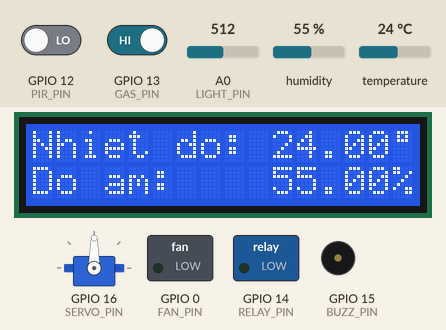
Simulated run of this sketch. Board: ESP8266 (NodeMCU). On the bench: servo, 16×2 character LCD, switched loads named in the sketch (green lamp = pin HIGH), buzzer (waves = sounding, pin HIGH). Inputs (shaded band) come from the test bench; at power-on: temperature 24 °C, A0 (LIGHT_PIN) = 512, GPIO 12 (PIR_PIN) LOW, GPIO 13 (GAS_PIN) HIGH, humidity 55 %. WiFi joins after 1.5 s; servers stay silent unless stated; what the sketch prints to the serial monitor is not drawn.

Above: at 2.7 s.
2.8 s: temperature set to 0 °C
At 7.7 s:
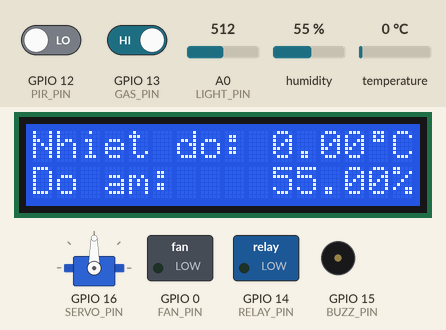
8.4 s: A0 (LIGHT_PIN) set to 616
15.4 s: A0 (LIGHT_PIN) set to 636
21.9 s: GPIO 12 (PIR_PIN) driven HIGH
At 26.4 s:
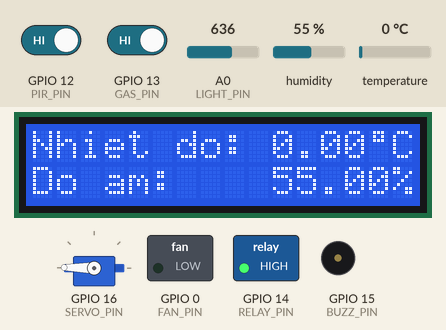
27.0 s: GPIO 13 (GAS_PIN) driven LOW
At 31.5 s:
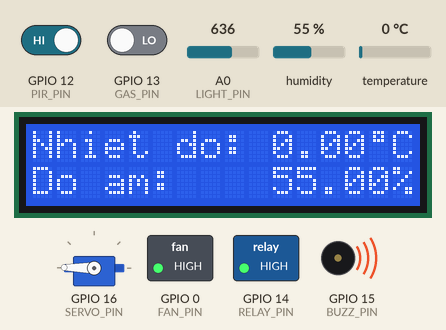
32.3 s: GPIO 12 (PIR_PIN) driven LOW
At 40.6 s:
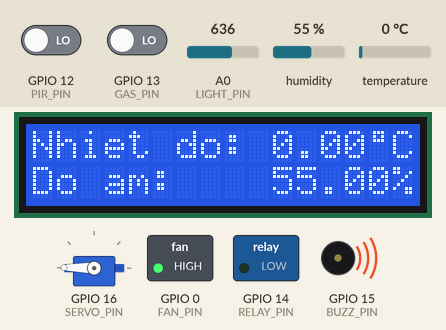
Timing chart, 0 to 41.7 s (numbered marks = the images above; inputs shaded):
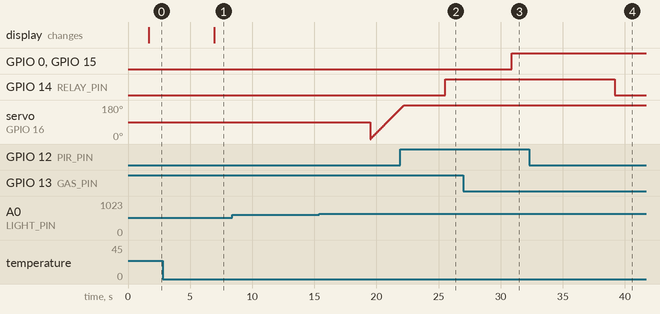

Measured:
- after the input at 2.8 s, the display: changes after 4.1 s (image 1)
- after the input at 8.4 s, every drawn part: stays the same
- after the input at 21.9 s, GPIO 14 (RELAY_PIN): LOW → HIGH after 3.6 s
- after the input at 27.0 s, GPIO 0 (FAN_PIN), GPIO 15 (BUZZ_PIN): LOW → HIGH after 3.9 s
- after the input at 32.3 s, GPIO 14 (RELAY_PIN): HIGH → LOW after 6.9 s

The sketch:

giamsat.ino
```cpp
// Thêm thư viện LCD_I2C
#include <LiquidCrystal_I2C.h>
#include <DHT.h>
#include <ESP8266WiFi.h>
#include <ESP8266WebServer.h>
#include <Servo.h>

Servo servo;

char* ssid = "Vuong Phuong Thao 2";
char* password = "thao210794";

IPAddress server(192, 168, 0, 80);    // the fix IP address of the server
WiFiClient client;

// Khai báo các chân nối với cảm biến, relay và button
#define SERVO_PIN 16 // Động cơ rèm tự động
#define RELAY_PIN 14 // digital 0
#define BUZZ_PIN 15
#define FAN_PIN 0
#define PIR_PIN 12 // digital 1
#define GAS_PIN 13
#define LIGHT_PIN A0 // analog A0
#define LIGHT_MIN1 50 // ngưỡng ánh sáng coi là tối để bật đèn, tùy chỉnh theo nhu cầu
#define LIGHT_MIN2 60 // ngưỡng ánh sáng coi là tối để mở rèm, tùy chỉnh theo nhu cầu
#define LIGHT_ON_DURATION 3000 // 3s, thời gian tắt đèn sau khi không còn chuyển động

#define DHT_PIN 2
#define DHTTYPE DHT11
DHT dht(DHT_PIN, DHTTYPE);

byte degree[8] = {
  0B01110,
  0B01010,
  0B01110,
  0B00000,
  0B00000,
  0B00000,
  0B00000,
  0B00000
};

int lcdColumns = 16;
int lcdRows = 2;
int pos = 0; // Thiet lap vi tri ban dau cho dong co servo

LiquidCrystal_I2C lcd(0x27, lcdColumns, lcdRows);

int lightStatus = 0;
boolean relayStatus = false;
boolean gasStatus = false;
boolean buzzStatus = false;
boolean fanStatus = false;
boolean curtainStatus = false;
unsigned long lastMotionDetected = 0; // lưu thời gian lần cuối phát hiện chuyển động

void setup() {
  WiFi.begin(ssid, password);
  while (WiFi.status() != WL_CONNECTED) {
    Serial.print(".");
    delay(500);
  }
  Serial.begin(9600);
  dht.begin();
  // Thiết lập chế độ hoạt động của các chân
  pinMode(PIR_PIN, INPUT);
  pinMode(RELAY_PIN, OUTPUT);
  pinMode(GAS_PIN, INPUT);
  pinMode(BUZZ_PIN, OUTPUT);
  pinMode(DHT_PIN, INPUT);
  pinMode(FAN_PIN, OUTPUT);
  servo.attach(SERVO_PIN);

  // initialize LCD
  lcd.init();
  // turn on LCD backlight
  lcd.backlight();

  lcd.print("Nhiet do: ");
  lcd.setCursor(0, 1);
  lcd.print("Do am: ");

  lcd.createChar(1, degree);
}

void loop() {
  // 1. hiển thị giá trị nhiệt độ, độ ẩm lên LCD
  float t = dht.readTemperature();
  float h = dht.readHumidity();


  Serial.print("Nhiet do:");
  Serial.println(t);
  Serial.print("Do am:");
  Serial.println(h);
  if (isnan(t) || isnan(h)) { // Kiểm tra xem thử việc đọc giá trị có bị thất bại hay không. Hàm isnan bạn xem tại đây http://arduino.vn/reference/isnan
  }
  else {
    lcd.setCursor(10, 0);
    lcd.print(round(t));
    lcd.write(1);
    lcd.print("C");

    lcd.setCursor(10, 1);
    lcd.print(round(h));
    lcd.print("%");
  }

  // 2. Đèn nhà vệ sinh sáng khi có người đi qua, sau 3s sẽ tự động tắt
  // Đọc trạng thái ánh sáng hiện tại từ quang trở và đổi ra %
  lightStatus = analogRead(A0) * 100 / 1024;
  Serial.println("Độ sáng môi trường");
  Serial.println(lightStatus);
  //  Serial.print("Trang thai anh sang hien tai: "); Serial.print(lightStatus); Serial.println("%");
  int motionDetected = digitalRead(PIR_PIN);
  if (motionDetected) {
    Serial.println("Phat hien chuyen dong");
    // Nếu trời tối hơn mức quy định và đèn đang tắt thì bật đèn
    if (lightStatus > LIGHT_MIN1 && !relayStatus) {
      Serial.println("Phat hien chuyen dong va troi toi, yeu cau bat den");
      digitalWrite(RELAY_PIN, HIGH);
      relayStatus = true;
    }
    lastMotionDetected = millis(); // Lưu thời gian lần cuối phát hiện chuyển động
  }
  // Nếu đèn đang bật, kiểm tra để tắt nếu không có chuyển động sau 1 thời gian quy định
  if (relayStatus) {
    unsigned long current = millis();
    if (current - lastMotionDetected > LIGHT_ON_DURATION) {
      Serial.println("Khong phat hien chuyen dong sau mot thoi gian, yeu cau tat den");
      digitalWrite(RELAY_PIN, LOW);
      relayStatus = false;
    }
  }

  // 3.Cảnh báo rò khí gas
  gasStatus = !digitalRead(GAS_PIN);
  Serial.println(digitalRead(13));
  Serial.println(gasStatus);
  if (gasStatus) {
    Serial.println("Có rò khí gas, bật báo động...");

    // khi phat hien có rò gas bật còi báo động, quạt, mở cửa sổ bếp
    digitalWrite(BUZZ_PIN, HIGH);
    digitalWrite(FAN_PIN, HIGH);
    fanStatus = true;
    buzzStatus = true;
    delay(3000);
  } else {
    Serial.println("Không phát hiện rò khí gas");
    digitalWrite(BUZZ_PIN, LOW);
    digitalWrite(FAN_PIN, LOW);
    fanStatus = false;
    buzzStatus = false;
  }
  delay(2000);
  // 4. Rèm tự động đóng/mở theo độ sáng môi trường
  if (( lightStatus > LIGHT_MIN2) && (pos == 0)) // trời sáng
  {
    curtainStatus = false;
    for (pos = 0; pos < 180; pos += 1) // cho servo quay từ 0->179 độ
    { // mỗi bước của vòng lặp tăng 1 độ
      servo.write(pos);              // xuất tọa độ ra cho servo
      delay(15);                       // đợi 15 ms cho servo quay đến góc đó rồi tới bước tiếp theo
    }
    digitalWrite(SERVO_PIN, LOW);
  }
  if ((lightStatus <= LIGHT_MIN2) && (pos == 180)) // trời tối
  {
    curtainStatus = true;
    for (pos = 180; pos >= 1; pos -= 1) // cho servo quay từ 179-->0 độ
    {
      servo.write(pos);              // xuất tọa độ ra cho servo
      delay(15);                       // đợi 15 ms cho servo quay đến góc đó rồi tới bước tiếp theo
    }
    digitalWrite(SERVO_PIN, LOW);
  }

  // 5. Gửi dữ liệu tới NodeMCU trung tâm

  String json = "{\"temperature\":";
  json += dht.readTemperature();
  json += ",";
  json += "\"humidity\":";
  json += dht.readHumidity();
  json += ",";
  json += "\"gas_state\":";
  if (fanStatus) {
    json += "1"; // có rò khí gas
  }
  else {
    json += "0";
  }
  json += ",";
  json += "\"pir-state\":";
  if (relayStatus) {
    json += "1"; // bật đèn nhà tắm
  }
  else json += "0";
  json += "}";

  client.connect(server, 80);   // Connection to the server
  Serial.println(".");
  client.println(json);
  String answer = client.readStringUntil('\r');   // receives the answer from the sever
  Serial.println("from server: " + answer);
  client.flush();
  delay(2000);
}
```
